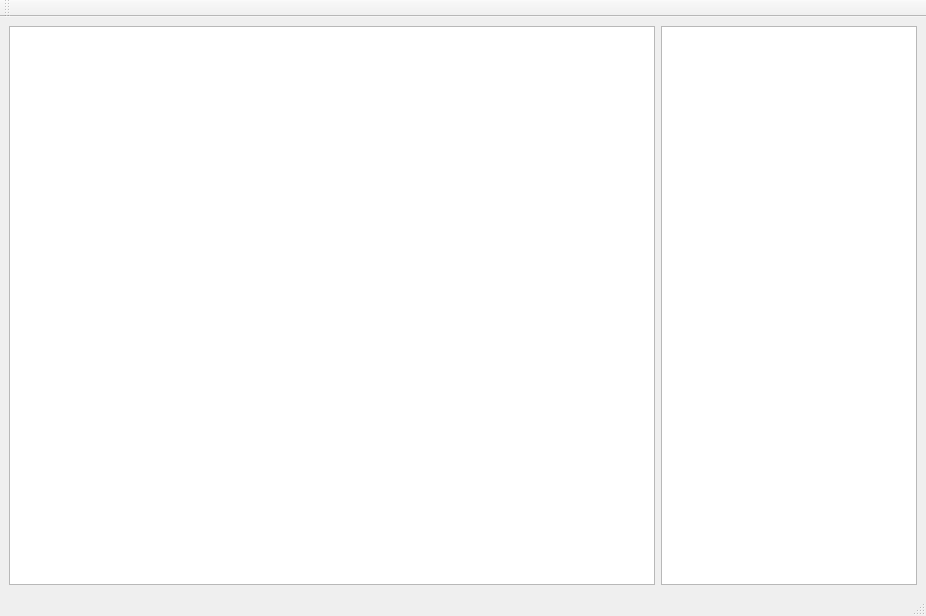
<?xml version="1.0" encoding="UTF-8"?>
<ui version="4.0">
 <class>MainWindow</class>
 <widget class="QMainWindow" name="MainWindow">
  <property name="geometry">
   <rect>
    <x>0</x>
    <y>0</y>
    <width>926</width>
    <height>616</height>
   </rect>
  </property>
  <property name="windowTitle">
   <string>MainWindow</string>
  </property>
  <widget class="QWidget" name="centralwidget">
   <layout class="QHBoxLayout" name="horizontalLayout_2" stretch="3,0">
    <item>
     <widget class="QGraphicsView" name="graphicsView">
      <property name="mouseTracking">
       <bool>true</bool>
      </property>
      <property name="alignment">
       <set>Qt::AlignLeading|Qt::AlignLeft|Qt::AlignTop</set>
      </property>
      <property name="resizeAnchor">
       <enum>QGraphicsView::AnchorUnderMouse</enum>
      </property>
     </widget>
    </item>
    <item>
     <widget class="QTextBrowser" name="mainBrowser"/>
    </item>
   </layout>
  </widget>
  <widget class="QStatusBar" name="statusbar"/>
  <widget class="QToolBar" name="toolBar">
   <property name="windowTitle">
    <string>toolBar</string>
   </property>
   <attribute name="toolBarArea">
    <enum>TopToolBarArea</enum>
   </attribute>
   <attribute name="toolBarBreak">
    <bool>false</bool>
   </attribute>
  </widget>
 </widget>
 <resources/>
 <connections/>
</ui>
